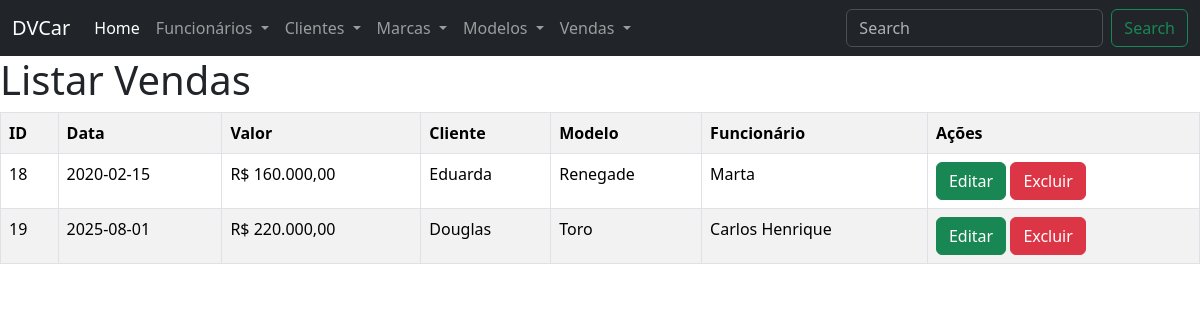
The app's page /projeto/index.php?page=listar-venda.php with its own data.
### tables this page shows
CREATE TABLE `venda` (
  `id_venda` int(11) NOT NULL,
  `data_venda` date NOT NULL,
  `valor_venda` decimal(10,2) DEFAULT NULL,
  `cliente_id_cliente` int(11) NOT NULL,
  `modelo_id_modelo` int(11) NOT NULL,
  `funcionario_id_funcionario` int(11) NOT NULL
);

CREATE TABLE `cliente` (
  `id_cliente` int(11) NOT NULL,
  `nome_cliente` varchar(100) NOT NULL,
  `cpf_cliente` char(11) NOT NULL,
  `email_cliente` varchar(100) DEFAULT NULL,
  `dt_nasc_cliente` date DEFAULT NULL,
  `fone_cliente` varchar(20) DEFAULT NULL,
  `endereco_cliente` varchar(100) DEFAULT NULL
);

CREATE TABLE `modelo` (
  `id_modelo` int(11) NOT NULL,
  `nome_modelo` varchar(45) NOT NULL,
  `placa_modelo` char(7) DEFAULT NULL,
  `cor_modelo` varchar(20) DEFAULT NULL,
  `ano_modelo` year(4) DEFAULT NULL,
  `marca_id_marca` int(11) NOT NULL
);

CREATE TABLE `funcionario` (
  `id_funcionario` int(11) NOT NULL,
  `nome_funcionario` varchar(100) NOT NULL,
  `email_funcionario` varchar(100) DEFAULT NULL,
  `fone_funcionario` varchar(20) DEFAULT NULL,
  `cpf_funcionario` char(11) DEFAULT NULL
);

### projeto/listar-venda.php (the view, shortened to what this page needs)
<h1>Listar Vendas</h1>
<?php
include_once("config.php");
$sql = "SELECT v.*, c.nome_cliente, m.nome_modelo, f.nome_funcionario
        FROM venda v
        INNER JOIN cliente c ON v.cliente_id_cliente = c.id_cliente
        INNER JOIN modelo m ON v.modelo_id_modelo = m.id_modelo
        INNER JOIN funcionario f ON v.funcionario_id_funcionario = f.id_funcionario";
$res = $conn->query($sql);
$qtd = $res->num_rows;
if ($qtd > 0){
    print "<table class='table table-bordered table-striped'>";
    print "<tr>";
    print "<th>ID</th>";
    print "<th>Data</th>";
    print "<th>Valor</th>";
    print "<th>Cliente</th>";
    print "<th>Modelo</th>";
    print "<th>Funcionário</th>";
    print "<th>Ações</th>";
    print "</tr>";
    while($row = $res->fetch_object()){
        print "<tr>";
        print "<td>".$row->id_venda."</td>";
        print "<td>".$row->data_venda."</td>";
        print "<td>R$ ".number_format($row->valor_venda, 2, ',', '.')."</td>";
        print "<td>".$row->nome_cliente."</td>";
        print "<td>".$row->nome_modelo."</td>";
        print "<td>".$row->nome_funcionario."</td>";
        print "<td>
                <button onclick=\"location.href='?page=editar-venda.php&id_venda=".$row->id_venda."';\"
                        class='btn btn-success'>Editar</button>
                <button onclick=\"if(confirm('Deseja excluir esta venda?')){
                        location.href='?page=salvar-venda.php&acao=excluir&id_venda=".$row->id_venda."';
                    }\"
                    class='btn btn-danger'>Excluir</button>
               </td>";
        print "</tr>";
    }
    print "</table>";
}else{
    print "<p class='alert alert-warning'>Nenhuma venda encontrada.</p>";
}
?>

### records on screen
venda: id_venda "18", data_venda "2020-02-15", valor_venda "160.000,00", cliente_id_cliente.nome_cliente "Eduarda", modelo_id_modelo.nome_modelo "Renegade", funcionario_id_funcionario.nome_funcionario "Marta"
venda: id_venda "19", data_venda "2025-08-01", valor_venda "220.000,00", cliente_id_cliente.nome_cliente "Douglas", modelo_id_modelo.nome_modelo "Toro", funcionario_id_funcionario.nome_funcionario "Carlos Henrique"
